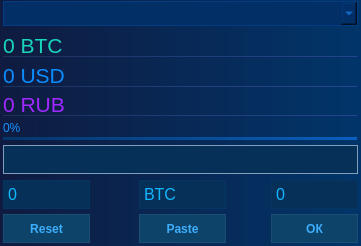
<?xml version="1.0" encoding="UTF-8"?>
<ui version="4.0">
 <class>Form</class>
 <widget class="QWidget" name="Form">
  <property name="geometry">
   <rect>
    <x>0</x>
    <y>0</y>
    <width>361</width>
    <height>246</height>
   </rect>
  </property>
  <property name="minimumSize">
   <size>
    <width>361</width>
    <height>246</height>
   </size>
  </property>
  <property name="maximumSize">
   <size>
    <width>361</width>
    <height>246</height>
   </size>
  </property>
  <property name="cursor">
   <cursorShape>ArrowCursor</cursorShape>
  </property>
  <property name="windowTitle">
   <string>CRYPTO</string>
  </property>
  <property name="styleSheet">
   <string notr="true">background-color: qlineargradient(spread:pad, x1:0, y1:0, x2:1, y2:0, stop:0 rgba(15, 27, 64, 255), stop:1 rgba(1, 53, 106, 255));</string>
  </property>
  <widget class="QPushButton" name="pushButton">
   <property name="geometry">
    <rect>
     <x>271</x>
     <y>214</y>
     <width>87</width>
     <height>29</height>
    </rect>
   </property>
   <property name="font">
    <font>
     <weight>75</weight>
     <bold>true</bold>
    </font>
   </property>
   <property name="cursor">
    <cursorShape>PointingHandCursor</cursorShape>
   </property>
   <property name="styleSheet">
    <string notr="true">background-color: rgb(13, 67, 105);;
border:1px solid rgb(28, 78, 115);
color: rgb(61, 173, 252);</string>
   </property>
   <property name="text">
    <string>ОК</string>
   </property>
  </widget>
  <widget class="QComboBox" name="comboBox">
   <property name="geometry">
    <rect>
     <x>3</x>
     <y>1</y>
     <width>355</width>
     <height>25</height>
    </rect>
   </property>
   <property name="font">
    <font>
     <weight>75</weight>
     <bold>true</bold>
    </font>
   </property>
   <property name="cursor">
    <cursorShape>PointingHandCursor</cursorShape>
   </property>
   <property name="styleSheet">
    <string notr="true">background-color: rgb(2, 47, 102);
border:1px solid #023d84;
color: rgb(19, 135, 250);

combobox-popup: 0;
selection-color:  #000e24;
selection-background-color: #0066ff;


</string>
   </property>
   <property name="maxVisibleItems">
    <number>3</number>
   </property>
  </widget>
  <widget class="QFrame" name="frame">
   <property name="geometry">
    <rect>
     <x>3</x>
     <y>56</y>
     <width>354</width>
     <height>1</height>
    </rect>
   </property>
   <property name="styleSheet">
    <string notr="true">background-color: qlineargradient(spread:pad, x1:0, y1:0, x2:1, y2:0, stop:0 rgba(23, 41, 82, 255), stop:1 rgba(28, 51, 120, 255));
border:1px solid qlineargradient(spread:pad, x1:0, y1:0, x2:1, y2:0, stop:0 rgba(29, 51, 92, 255), stop:1 rgba(36, 68, 145, 255));
/*1px solid red;
border: 1px solid rgb(45, 83, 155); */</string>
   </property>
   <property name="frameShape">
    <enum>QFrame::StyledPanel</enum>
   </property>
   <property name="frameShadow">
    <enum>QFrame::Raised</enum>
   </property>
  </widget>
  <widget class="QPushButton" name="pushButton_2">
   <property name="geometry">
    <rect>
     <x>139</x>
     <y>214</y>
     <width>87</width>
     <height>29</height>
    </rect>
   </property>
   <property name="font">
    <font>
     <weight>75</weight>
     <bold>true</bold>
    </font>
   </property>
   <property name="cursor">
    <cursorShape>PointingHandCursor</cursorShape>
   </property>
   <property name="styleSheet">
    <string notr="true">background-color: rgb(13, 67, 105);;
border:1px solid rgb(28, 78, 115);
color: rgb(61, 173, 252);</string>
   </property>
   <property name="text">
    <string>Paste</string>
   </property>
  </widget>
  <widget class="QPushButton" name="pushButton_3">
   <property name="geometry">
    <rect>
     <x>3</x>
     <y>214</y>
     <width>87</width>
     <height>29</height>
    </rect>
   </property>
   <property name="font">
    <font>
     <weight>75</weight>
     <bold>true</bold>
    </font>
   </property>
   <property name="cursor">
    <cursorShape>PointingHandCursor</cursorShape>
   </property>
   <property name="styleSheet">
    <string notr="true">background-color: rgb(13, 67, 105);;
border:1px solid rgb(28, 78, 115);
color: rgb(54, 152, 222);
color: rgb(61, 173, 252);</string>
   </property>
   <property name="text">
    <string>Reset</string>
   </property>
  </widget>
  <widget class="QLabel" name="label">
   <property name="geometry">
    <rect>
     <x>3</x>
     <y>32</y>
     <width>352</width>
     <height>27</height>
    </rect>
   </property>
   <property name="font">
    <font>
     <pointsize>16</pointsize>
     <weight>50</weight>
     <bold>false</bold>
    </font>
   </property>
   <property name="styleSheet">
    <string notr="true">/*color: rgb(28, 175, 138);
color: rgb(28, 217, 170);
color: rgb(127, 222, 194);
color:rgb(177, 244, 232);*/

color: rgb(24, 214, 186);
background: rgba(255,255,255,0);</string>
   </property>
   <property name="text">
    <string>0 BTC</string>
   </property>
  </widget>
  <widget class="QLabel" name="label_2">
   <property name="geometry">
    <rect>
     <x>3</x>
     <y>62</y>
     <width>352</width>
     <height>27</height>
    </rect>
   </property>
   <property name="font">
    <font>
     <pointsize>16</pointsize>
     <weight>50</weight>
     <bold>false</bold>
    </font>
   </property>
   <property name="styleSheet">
    <string notr="true">color: rgb(10, 141, 255);
background: rgba(255,255,255,0);</string>
   </property>
   <property name="text">
    <string>0 USD</string>
   </property>
  </widget>
  <widget class="QLabel" name="label_3">
   <property name="geometry">
    <rect>
     <x>3</x>
     <y>91</y>
     <width>352</width>
     <height>27</height>
    </rect>
   </property>
   <property name="font">
    <font>
     <pointsize>16</pointsize>
     <weight>50</weight>
     <bold>false</bold>
    </font>
   </property>
   <property name="styleSheet">
    <string notr="true">color: rgb(159, 41, 255);
background: rgba(255,255,255,0);
</string>
   </property>
   <property name="text">
    <string>0 RUB</string>
   </property>
  </widget>
  <widget class="QFrame" name="frame_2">
   <property name="geometry">
    <rect>
     <x>3</x>
     <y>86</y>
     <width>354</width>
     <height>1</height>
    </rect>
   </property>
   <property name="styleSheet">
    <string notr="true">background-color: qlineargradient(spread:pad, x1:0, y1:0, x2:1, y2:0, stop:0 rgba(23, 41, 82, 255), stop:1 rgba(28, 51, 120, 255));
border:1px solid qlineargradient(spread:pad, x1:0, y1:0, x2:1, y2:0, stop:0 rgba(29, 51, 92, 255), stop:1 rgba(36, 68, 145, 255));
/*1px solid red;
border: 1px solid rgb(45, 83, 155); */</string>
   </property>
   <property name="frameShape">
    <enum>QFrame::StyledPanel</enum>
   </property>
   <property name="frameShadow">
    <enum>QFrame::Raised</enum>
   </property>
  </widget>
  <widget class="QFrame" name="frame_3">
   <property name="geometry">
    <rect>
     <x>3</x>
     <y>115</y>
     <width>354</width>
     <height>1</height>
    </rect>
   </property>
   <property name="styleSheet">
    <string notr="true">background-color: qlineargradient(spread:pad, x1:0, y1:0, x2:1, y2:0, stop:0 rgba(23, 41, 82, 255), stop:1 rgba(28, 51, 120, 255));
border:1px solid qlineargradient(spread:pad, x1:0, y1:0, x2:1, y2:0, stop:0 rgba(29, 51, 92, 255), stop:1 rgba(36, 68, 145, 255));
/*1px solid red;
border: 1px solid rgb(45, 83, 155); */</string>
   </property>
   <property name="frameShape">
    <enum>QFrame::StyledPanel</enum>
   </property>
   <property name="frameShadow">
    <enum>QFrame::Raised</enum>
   </property>
  </widget>
  <widget class="QLineEdit" name="lineEdit">
   <property name="geometry">
    <rect>
     <x>3</x>
     <y>145</y>
     <width>355</width>
     <height>29</height>
    </rect>
   </property>
   <property name="font">
    <font>
     <pointsize>12</pointsize>
     <weight>50</weight>
     <italic>false</italic>
     <bold>false</bold>
    </font>
   </property>
   <property name="styleSheet">
    <string notr="true">background-color: rgb(11, 67, 126);
border:1px solid rgb(130, 158, 189);
background-color: rgb(7, 48, 89);
color: rgb(20, 138, 255);
color: rgb(16, 184, 255);
/*#1067bd*/</string>
   </property>
   <property name="readOnly">
    <bool>true</bool>
   </property>
   <property name="clearButtonEnabled">
    <bool>false</bool>
   </property>
  </widget>
  <widget class="QLabel" name="label_4">
   <property name="geometry">
    <rect>
     <x>3</x>
     <y>180</y>
     <width>87</width>
     <height>29</height>
    </rect>
   </property>
   <property name="font">
    <font>
     <pointsize>12</pointsize>
     <weight>50</weight>
     <bold>false</bold>
    </font>
   </property>
   <property name="styleSheet">
    <string notr="true">border:1px solid #073562;
background-color: rgb(7, 48, 89);
color: rgb(19, 135, 250);
color: rgb(16, 184, 255);
</string>
   </property>
   <property name="text">
    <string>0</string>
   </property>
  </widget>
  <widget class="QLabel" name="label_5">
   <property name="geometry">
    <rect>
     <x>271</x>
     <y>180</y>
     <width>87</width>
     <height>29</height>
    </rect>
   </property>
   <property name="font">
    <font>
     <pointsize>12</pointsize>
     <weight>50</weight>
     <bold>false</bold>
    </font>
   </property>
   <property name="styleSheet">
    <string notr="true">border:1px solid #073562;
background-color: rgb(7, 48, 89);
color: rgb(19, 135, 250);
color: rgb(16, 184, 255);</string>
   </property>
   <property name="text">
    <string>0</string>
   </property>
  </widget>
  <widget class="QLabel" name="label_6">
   <property name="geometry">
    <rect>
     <x>139</x>
     <y>180</y>
     <width>87</width>
     <height>29</height>
    </rect>
   </property>
   <property name="font">
    <font>
     <pointsize>12</pointsize>
     <weight>50</weight>
     <bold>false</bold>
    </font>
   </property>
   <property name="styleSheet">
    <string notr="true">border:1px solid #073562;
background-color: rgb(7, 48, 89);
color: rgb(19, 135, 250);
color: rgb(16, 184, 255);</string>
   </property>
   <property name="text">
    <string>BTC</string>
   </property>
  </widget>
  <widget class="QFrame" name="frame_4">
   <property name="geometry">
    <rect>
     <x>3</x>
     <y>137</y>
     <width>354</width>
     <height>3</height>
    </rect>
   </property>
   <property name="styleSheet">
    <string notr="true">border: 0px ;
background-color: qlineargradient(spread:pad, x1:0, y1:0, x2:1, y2:0, stop:0 rgba(5, 54, 107, 255), stop:1 rgba(8, 96, 190, 255));
</string>
   </property>
   <property name="frameShape">
    <enum>QFrame::StyledPanel</enum>
   </property>
   <property name="frameShadow">
    <enum>QFrame::Raised</enum>
   </property>
  </widget>
  <widget class="QLabel" name="label_7">
   <property name="geometry">
    <rect>
     <x>3</x>
     <y>121</y>
     <width>354</width>
     <height>13</height>
    </rect>
   </property>
   <property name="styleSheet">
    <string notr="true">background:rgba(0,0,0,0);
color: rgb(16, 66, 99);
color: rgb(21, 146, 255);</string>
   </property>
   <property name="text">
    <string>0%</string>
   </property>
  </widget>
 </widget>
 <resources/>
 <connections/>
</ui>
